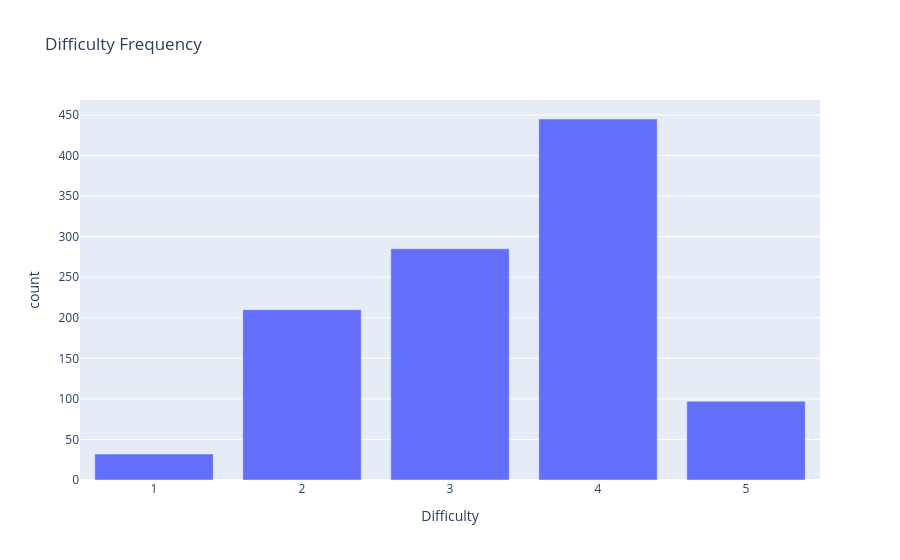

This figure's notebook cell:
### Code cell
difficulty_freq = df_with_emb2['Difficulty'].value_counts().sort_index()
px.bar(difficulty_freq, y='count', title='Difficulty Frequency')

### Figure 1 — Plotly figure (JSON) as saved in the notebook; plotly's stock layout.template omitted (floating-point values rounded to 4 significant figures)
{"data": [{"hovertemplate": "Difficulty=%{x}<br>count=%{y}<extra></extra>", "legendgroup": "", "marker": {"color": "#636efa", "pattern": {"shape": ""}}, "name": "", "orientation": "v", "showlegend": false, "textposition": "auto", "type": "bar", "x": [1.0, 2.0, 3.0, 4.0, 5.0], "xaxis": "x", "y": [32, 210, 285, 445, 97], "yaxis": "y"}], "layout": {"barmode": "relative", "legend": {"tracegroupgap": 0}, "title": {"text": "Difficulty Frequency"}, "xaxis": {"anchor": "y", "domain": [0, 1], "title": {"text": "Difficulty"}}, "yaxis": {"anchor": "x", "domain": [0, 1], "title": {"text": "count"}}}}
